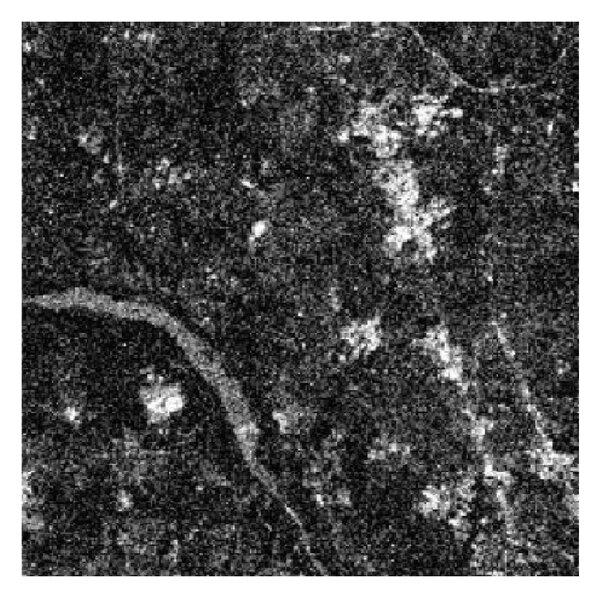
#> input picture test/sample.png, 600 x 598 px, found by its file name
$ python noise_reduction_with_svd.py
#> lines starting #> are read from the running program, lines starting #| are printed output that depends on the picture
#> further down, noisy_image is the input picture: shape (598, 600); min 0, max 255, mean 86.6
import numpy as np
import cv2
import matplotlib.pyplot as plt
import os


def svd_noise_reduction(image, rank):

#> called with rank = 50
    U, S, Vt = np.linalg.svd(image, full_matrices=False)
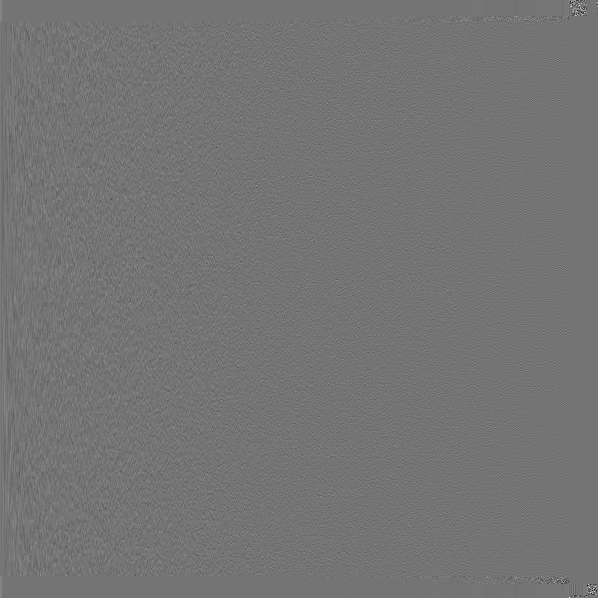
#> U: shape (598, 598) float64; min -0.79, max 0.936, mean 3.92e-05; drawn with min black and max white
#> S = 598 values, max 63168.6 at index 0, min 3.18e-12 at index 597, mean 601.7
    # Retain only the top rank singular values
    S_reduced = np.zeros_like(S)
#> S_reduced = 598 values from 0 to 0
    S_reduced[:rank] = S[:rank]
    # Reconstruct the denoised image
    noise_reduced_image = np.dot(U, np.dot(np.diag(S_reduced), Vt))
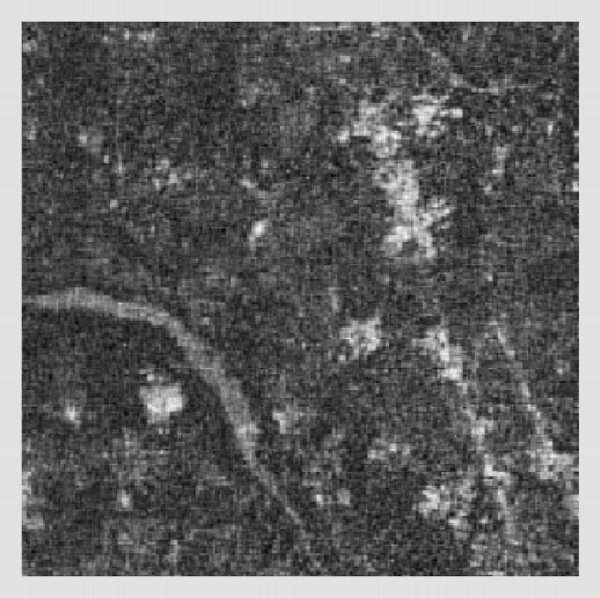
#> noise_reduced_image: shape (598, 600) float64; min -44.73, max 293, mean 86.6; drawn with min black and max white
    # Clip values to ensure they remain in the valid range [0, 255]
    noise_reduced_image = np.clip(noise_reduced_image, 0, 255)
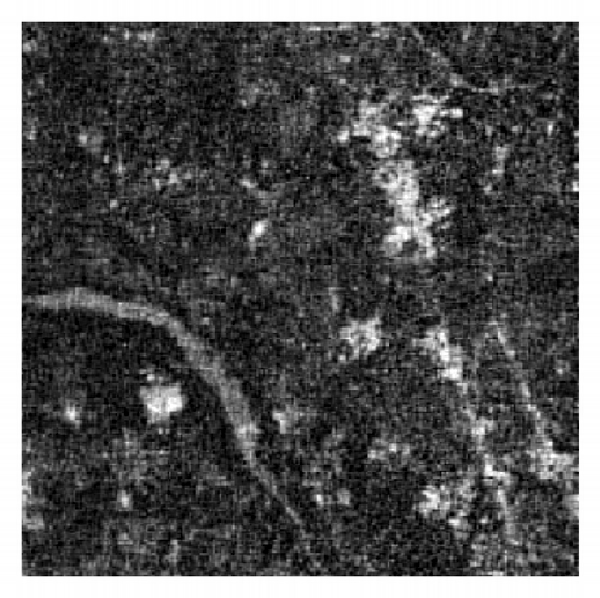
#> noise_reduced_image: shape (598, 600) float64; min 0, max 255, mean 86.7
    return noise_reduced_image.astype(np.uint8)


# Load a grayscale image with noise
image_path = "./test/sample.png"
noisy_image = cv2.imread(image_path, cv2.IMREAD_GRAYSCALE)

# Set the desired rank for noise reduction
rank = 50

noise_reduced_image = svd_noise_reduction(noisy_image, rank)

# Display the results
plt.figure(figsize=(10, 5))

plt.subplot(1, 2, 1)
plt.title("Noisy Image")
plt.imshow(noisy_image, cmap="gray")
plt.axis("off")

plt.subplot(1, 2, 2)
plt.title("Noise-reduced Image")
plt.imshow(noise_reduced_image, cmap="gray")
plt.axis("off")

plt.tight_layout()
plt.show()
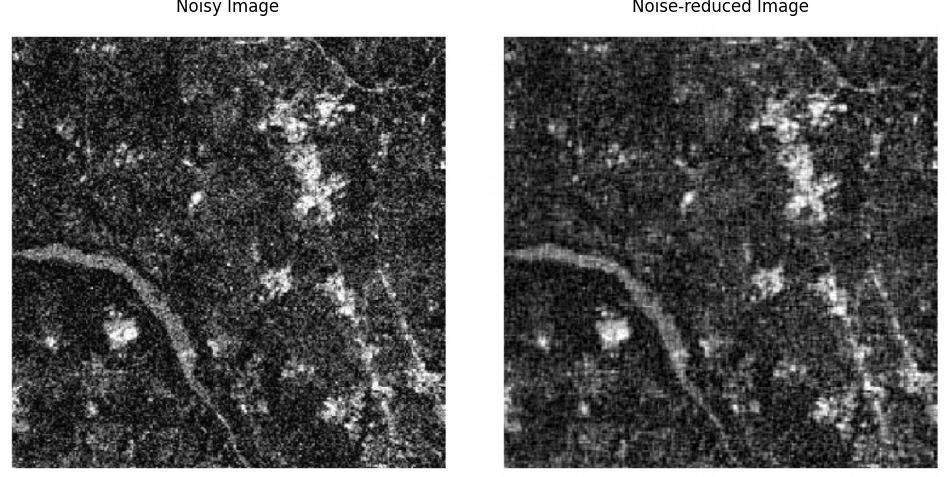
#> figure drawn by matplotlib, 2 panels

# Save the denoised image
output_path = "./test/noise_reduced_image.jpg"
cv2.imwrite(output_path, noise_reduced_image)
